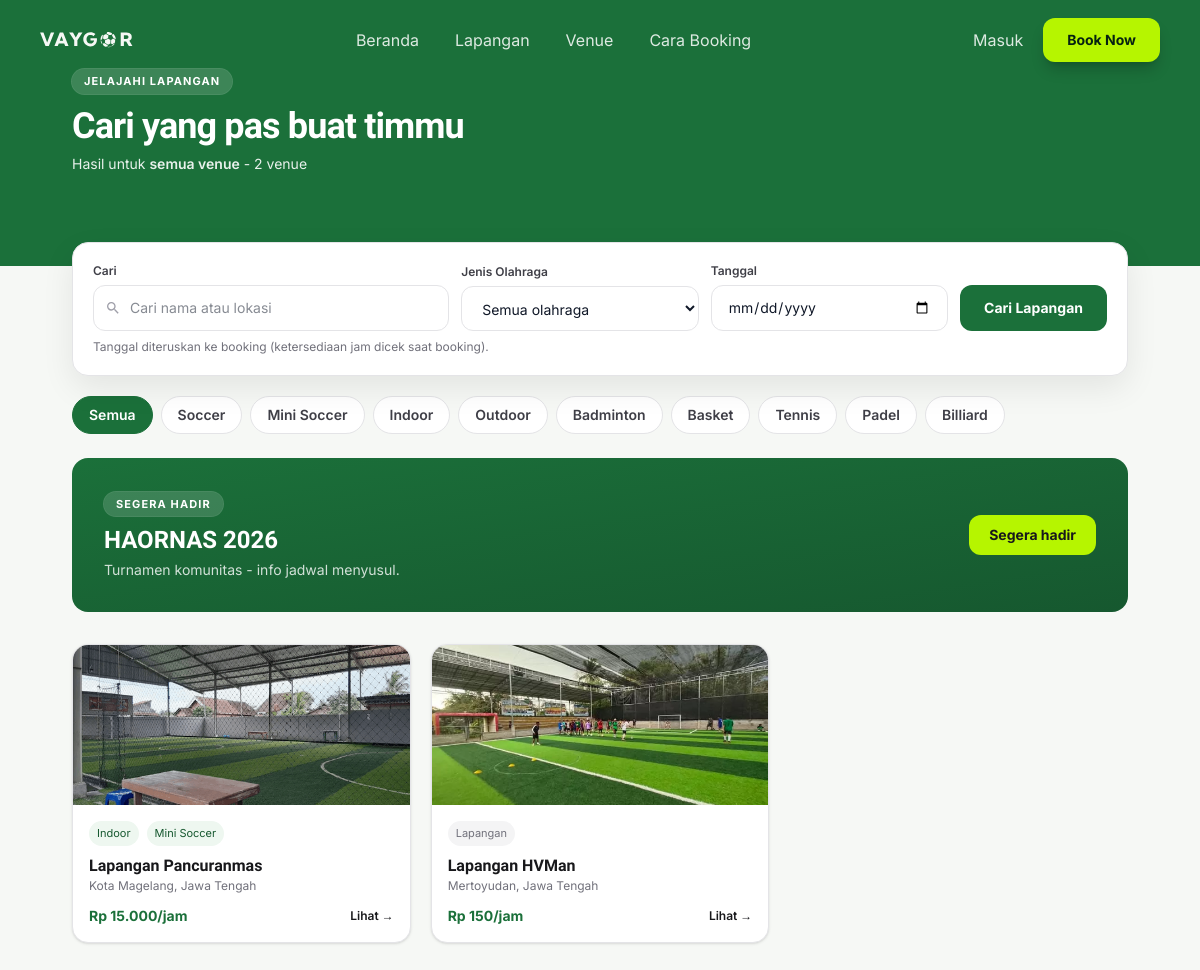
The app's page /index.php?p=browse with its own data.
### tables this page shows
CREATE TABLE `kategori` (
  `id_kat` int NOT NULL,
  `name_kat` varchar(50) NOT NULL,
  `logo_kat` varchar(255) NOT NULL
);

CREATE TABLE `fields` (
  `id` int UNSIGNED NOT NULL,
  `name` varchar(100) NOT NULL,
  `location` varchar(255) NOT NULL,
  `description` text,
  `capacity` int DEFAULT '10',
  `price` decimal(12,2) NOT NULL DEFAULT '0.00',
  `image` varchar(255) DEFAULT NULL
);

### pages/browse.php (the view, shortened to what this page needs)
<?php
$q     = trim($_GET['q'] ?? trim($_GET['nama'] ?? ''));
$jenis = trim($_GET['jenis'] ?? '');
$kat   = trim($_GET['kat'] ?? '');
$date  = trim($_GET['tanggal'] ?? trim($_GET['date'] ?? ''));
$catFilter = $jenis !== '' ? $jenis : $kat;
$venues = [];
$dbError = '';
try {
  $sql = "SELECT f.id, f.name, f.location, f.description, f.capacity, f.price, f.image
            FROM fields f";
  $joins  = '';
  $wheres = ['1 = 1'];
  $sql .= $joins . " WHERE " . implode(' AND ', $wheres) . " ORDER BY f.id ASC";
  $stmt = $conn->prepare($sql);
  $stmt->execute();
  $res = $stmt->get_result();
  while ($row = $res->fetch_assoc()) {
    $venues[] = $row;
  }
} catch (Throwable $e) {
  $dbError = 'Gagal memuat venue. Coba lagi.';
}
$catsByField = [];
$kats = [];
try {
  $qcat = mysqli_query($conn, "SELECT fk.id_field, k.name_kat FROM fields_kat fk JOIN kategori k ON k.id_kat = fk.id_kat ORDER BY k.name_kat");
  while ($c = mysqli_fetch_assoc($qcat)) {
    $catsByField[$c['id_field']][] = $c['name_kat'];
  }
  $qall = mysqli_query($conn, "SELECT id_kat, name_kat FROM kategori ORDER BY id_kat");
  while ($k = mysqli_fetch_assoc($qall)) {
    $kats[] = $k;
  }
} catch (Throwable $e) {
}
function vaygor_img($row)
{
  $c = $row['image'] ?? '';
  if ($c !== '') {
    if (file_exists(__DIR__ . '/../assets/uploads/' . $c)) return 'assets/uploads/' . $c;
  }
  return 'assets/images/lapangan.png';
}
function vaygor_price($n)
{
  return 'Rp ' . number_format((float) $n, 0, ',', '.');
}
function chip_href($opts = [])
{
  $parts = ['index.php?p=browse'];
  if (!empty($opts['jenis'])) $parts[] = 'jenis=' . urlencode($opts['jenis']);
  return implode('&', $parts);
}
$countText = count($venues) . ' venue';
?>
<section class="relative mt-[-25px]">
  <div class="bg-vaygor-600 text-white py-8">
    <div class="relative mx-auto max-w-6xl px-6 sm:px-8 lg:px-12 py-15">
      <p class="inline-flex rounded-full bg-white/15 px-3 py-1 text-[11px] font-bold tracking-widest uppercase ring-1 ring-white/20">Jelajahi Lapangan</p>
      <h1 class="mt-3 font-spartan text-3xl sm:text-4xl font-extrabold tracking-tight">Cari yang pas buat timmu</h1>
      <p class="mt-2 text-sm text-white/90">Hasil untuk <span class="font-semibold"><?php echo $q !== '' ? htmlspecialchars($q, ENT_QUOTES, 'UTF-8') : 'semua venue'; ?></span> - <?php echo htmlspecialchars($countText, ENT_QUOTES, 'UTF-8'); ?></p>
    </div>
  </div>
  <div class="mx-auto max-w-6xl px-6 sm:px-8 lg:px-12 -mt-6 relative z-10">
    <form action="index.php" method="get" class="rounded-2xl border border-zinc-200 bg-white p-4 sm:p-5 shadow-[0_12px_32px_rgba(0,0,0,0.08)]">
      <div class="grid gap-3 sm:grid-cols-[1.5fr_1fr_1fr_auto] sm:items-end">
        <div>
          <label for="bq" class="block text-xs font-semibold text-zinc-700">Cari</label>
          <div class="mt-1.5 relative">
            <input id="bq" type="text" name="q" value="<?php echo htmlspecialchars($q, ENT_QUOTES, 'UTF-8'); ?>" placeholder="Cari nama atau lokasi" class="w-full rounded-xl border border-zinc-200 bg-white pl-9 pr-4 py-3 text-sm focus:border-vaygor-600 focus:outline-none focus:ring-2 focus:ring-vaygor-600/20">
          </div>
        </div>
        <div>
          <label for="bjenis" class="block text-xs font-semibold text-zinc-700">Jenis Olahraga</label>
          <select id="bjenis" name="jenis" class="mt-1.5 w-full cursor-pointer rounded-xl border border-zinc-200 bg-white px-4 py-3 text-sm focus:border-vaygor-600 focus:outline-none focus:ring-2 focus:ring-vaygor-600/20">
            <option value="">Semua olahraga</option>
          </select>
        </div>
        <div>
          <label for="bdate" class="block text-xs font-semibold text-zinc-700">Tanggal</label>
          <input id="bdate" type="date" name="tanggal" value="<?php echo htmlspecialchars($date, ENT_QUOTES, 'UTF-8'); ?>" class="mt-1.5 w-full rounded-xl border border-zinc-200 bg-white px-4 py-3 text-sm focus:border-vaygor-600 focus:outline-none focus:ring-2 focus:ring-vaygor-600/20">
        </div>
        <button type="submit" class="h-[46px] rounded-xl bg-vaygor-600 px-6 text-sm font-bold text-white hover:bg-vaygor-700">Cari Lapangan</button>
      </div>
      <p class="mt-2 text-xs text-zinc-500">Tanggal diteruskan ke booking (ketersediaan jam dicek saat booking).</p>
    </form>
  </div>
  <div class="mx-auto max-w-6xl px-6 sm:px-8 lg:px-12 mt-5">
    <div class="flex flex-wrap gap-2">
      <?php
      $allHref = chip_href(['q' => $q, 'tanggal' => $date]);
      $allActive = $catFilter === '';
      ?>
      <a href="<?php echo htmlspecialchars($allHref, ENT_QUOTES, 'UTF-8'); ?>" class="rounded-full border px-4 py-2 text-sm font-semibold <?php echo $allActive ? 'border-vaygor-600 bg-vaygor-600 text-white' : 'border-zinc-200 bg-white text-zinc-700 hover:border-vaygor-600 hover:text-vaygor-600'; ?>">Semua</a>
      <?php foreach ($kats as $kk): $kkActive = $catFilter === (string) $kk['id_kat']; ?>
        <a href="<?php echo htmlspecialchars(chip_href(['q' => $q, 'jenis' => $kk['id_kat'], 'tanggal' => $date]), ENT_QUOTES, 'UTF-8'); ?>" class="rounded-full border px-4 py-2 text-sm font-semibold <?php echo $kkActive ? 'border-vaygor-600 bg-vaygor-600 text-white' : 'border-zinc-200 bg-white text-zinc-700 hover:border-vaygor-600 hover:text-vaygor-600'; ?>"><?php echo htmlspecialchars($kk['name_kat'], ENT_QUOTES, 'UTF-8'); ?></a>
      <?php endforeach; ?>
    </div>
  </div>
  <div class="mx-auto max-w-6xl px-6 sm:px-8 lg:px-12 mt-6">
    <div class="rounded-2xl bg-gradient-to-br from-vaygor-600 to-vaygor-700 text-white p-6 sm:p-8 flex flex-col sm:flex-row sm:items-center sm:justify-between gap-4">
      <div>
        <p class="inline-flex rounded-full bg-white/15 px-3 py-1 text-[11px] font-bold tracking-widest uppercase ring-1 ring-white/20">Segera hadir</p>
        <h2 class="mt-2 font-spartan text-xl sm:text-2xl font-bold">HAORNAS 2026</h2>
        <p class="mt-1 text-sm text-white/80">Turnamen komunitas - info jadwal menyusul.</p>
      </div>
      <span class="inline-flex rounded-xl bg-[#B6F500] px-5 py-2.5 text-sm font-bold text-zinc-900">Segera hadir</span>
    </div>
  </div>
  <div class="mx-auto max-w-6xl px-6 sm:px-8 lg:px-12 mt-8 pb-12">
    <?php if ($dbError !== ''): ?>
      <div role="alert" class="rounded-xl border border-red-200 bg-red-50 px-4 py-3 text-sm text-red-700"><?php echo htmlspecialchars($dbError, ENT_QUOTES, 'UTF-8'); ?></div>
    <?php else: ?>
      <div class="grid gap-5 sm:grid-cols-2 lg:grid-cols-3">
        <?php foreach ($venues as $v):
          $vcats = $catsByField[$v['id']] ?? [];
        ?>
          <a href="index.php?p=produk&id=<?php echo (int) $v['id']; ?>" class="group overflow-hidden rounded-2xl border border-zinc-200 bg-white shadow-sm hover:shadow-md transition">
            <div class="h-36 sm:h-40 overflow-hidden bg-zinc-100">
              <img src="<?php echo htmlspecialchars(vaygor_img($v), ENT_QUOTES, 'UTF-8'); ?>" alt="<?php echo htmlspecialchars($v['name'], ENT_QUOTES, 'UTF-8'); ?>" class="h-full w-full object-cover group-hover:scale-[1.02] transition" loading="lazy">
            </div>
            <div class="p-4">
              <div class="flex flex-wrap gap-2 text-[11px] text-zinc-500">
                <?php if ($vcats): ?>
                  <?php foreach ($vcats as $cn): ?>
                    <span class="rounded-full bg-vaygor-50 text-vaygor-700 px-2 py-1"><?php echo htmlspecialchars($cn, ENT_QUOTES, 'UTF-8'); ?></span>
                  <?php endforeach; ?>
                <?php else: ?>
                  <span class="rounded-full bg-zinc-100 px-2 py-1">Lapangan</span>
                <?php endif; ?>
              </div>
              <h3 class="mt-2 font-spartan text-base font-bold text-zinc-900"><?php echo htmlspecialchars($v['name'], ENT_QUOTES, 'UTF-8'); ?></h3>
              <p class="text-xs text-zinc-500"><?php echo htmlspecialchars($v['location'], ENT_QUOTES, 'UTF-8'); ?></p>
              <div class="mt-3 flex items-center justify-between">
                <span class="text-sm font-bold text-vaygor-600"><?php echo htmlspecialchars(vaygor_price($v['price']), ENT_QUOTES, 'UTF-8'); ?>/jam</span>
                <span class="text-xs font-semibold text-zinc-900 group-hover:text-vaygor-600">Lihat →</span>
              </div>
            </div>
          </a>
        <?php endforeach; ?>
      </div>
    <?php endif; ?>
  </div>
</section>

### records on screen
kategori: name_kat "Soccer"
kategori: name_kat "Mini Soccer"
kategori: name_kat "Indoor"
kategori: name_kat "Outdoor"
kategori: name_kat "Badminton"
kategori: name_kat "Basket"
kategori: name_kat "Tennis"
kategori: name_kat "Padel"
kategori: name_kat "Billiard"
fields: image (picture), id "Indoor", id "Mini Soccer", name "Lapangan Pancuranmas", location "Kota Magelang, Jawa Tengah", price "Rp 15.000"
fields: image (picture), shows "Lapangan", name "Lapangan HVMan", location "Mertoyudan, Jawa Tengah", price "Rp 150"

### other values on screen
$countText "2 venue"
